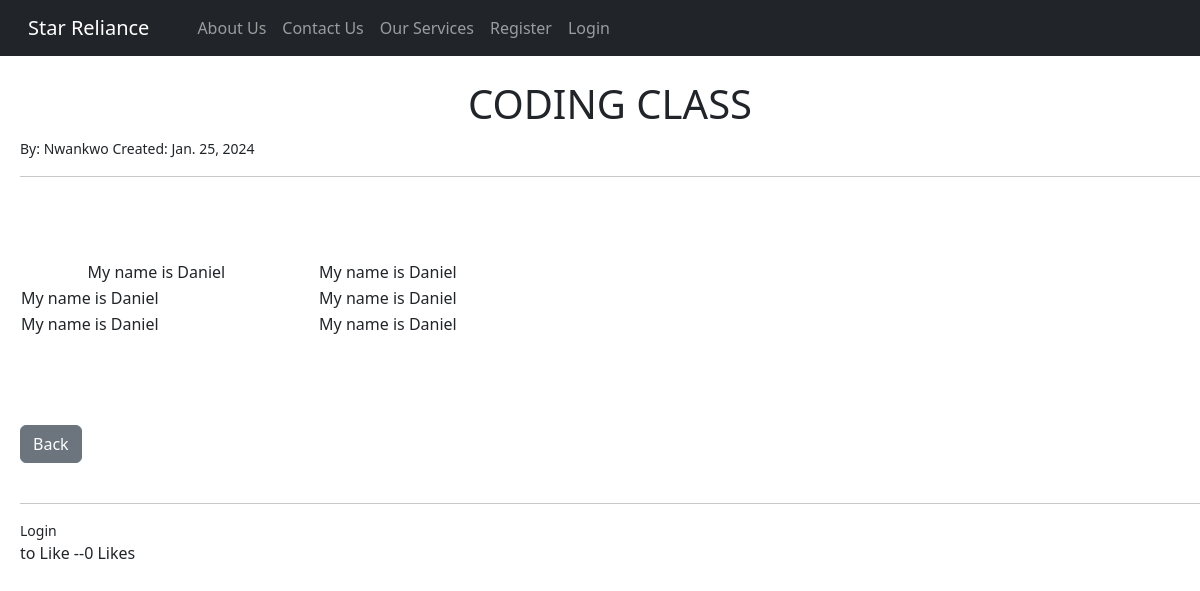
Screenshot of /service/6 with the database file from the repository.
### theblog/models.py (models this page shows, shortened)
class Category(models.Model):
    name = models.CharField(max_length = 255)
    body = models.TextField()
    snippet = models.CharField(max_length = 255,default="Click Link Above To Lead Blog Post...")
    author = models.ForeignKey(User, on_delete=models.CASCADE)
    post_date = models.DateField(auto_now_add = True)
    likes = models.ManyToManyField(User, related_name='blog_posts')
    advert = models.TextField(null = True, blank=True)
    def total_likes(self):
        return self.likes.count()

### theblog/views.py (the view)
# urls.py: path('service/<int:pk>', ServiceDetailView.as_view(), name='service_detail'),
class ServiceDetailView(DetailView):
    model = Category
    template_name = 'service_detail.html'
    def get_context_data(self, *args, **kwargs):
        context = super(ServiceDetailView,self).get_context_data()
        stuff = get_object_or_404(Category, id=self.kwargs['pk'])
        total_likes = stuff.total_likes()
        liked = False
        if stuff.likes.filter(id = self.request.user.id).exists():
            liked = True
        context['liked'] = liked
        context['total_likes'] = total_likes
        return context

### theblog/templates/service_detail.html (shortened to what this page needs)
{% extends 'base.html' %}
{% block content %}
<div class="container">
    <h1 class="text-uppercase"><center>{{ category.name}}</center></h1>
    <small>By: {{category.author.first_name}} {{post.author.last_name}} Created: {{category.post_date}}
    <br>
</small>
    <hr>
    <br>
    {{category.body| safe}}<br><br>
    <a href="{% url 'our_services'%}" class="btn btn-secondary">Back</a>
    <br><br><hr>
    <form action="{% url 'like_service_post' category.pk %}" method="POST">
        {% if user.is_authenticated %}
            {% if liked %}
                <button type="submit", name="post_id", value="{{category.id}}", class="btn btn-danger btn-sm">Unlike</button>
            {% else %}
                <button type="submit", name="post_id", value="{{category.id}}", class="btn btn-primary btn-sm">Like</button>
            {% endif %}
        {% else %}
            <small> <a class="nav-link" href="{% url 'login' %}">Login</a></small> to Like
        {% endif %}
            --{{total_likes}} Likes
    </form>
</div>
{% endblock %}

### rows the page displays
Category: name "CODING CLASS", author.first_name "Nwankwo", post_date "Jan. 25, 2024", body "My name is Daniel My name is Daniel My name is Daniel My name is Daniel My name is Daniel My name is Daniel"

### other values shown
{{ total_likes }} "0"
